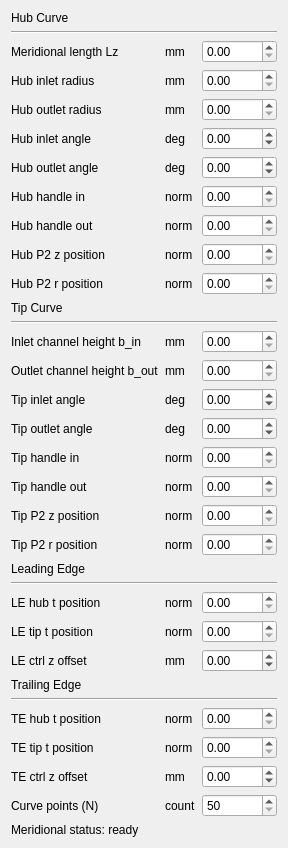
        <widget class="QWidget" name="meridionalInputsWidget">
         <layout class="QGridLayout" name="gridLayout_meridional_inputs">
          <item row="0" column="0" colspan="3">
           <widget class="QLabel" name="label_hub_section">
            <property name="text">
             <string>Hub Curve</string>
            </property>
           </widget>
          </item>
          <item row="1" column="0" colspan="3">
           <widget class="Line" name="line_hub_section">
            <property name="orientation">
             <enum>Qt::Horizontal</enum>
            </property>
           </widget>
          </item>
          <item row="2" column="0">
           <widget class="QLabel" name="label_Lz">
            <property name="text">
             <string>Meridional length Lz</string>
            </property>
           </widget>
          </item>
          <item row="2" column="1">
           <widget class="QLabel" name="label_unit_Lz">
            <property name="text">
             <string>mm</string>
            </property>
           </widget>
          </item>
          <item row="2" column="2">
           <widget class="QDoubleSpinBox" name="sb_Lz">
            <property name="decimals">
             <number>2</number>
            </property>
            <property name="maximum">
             <double>1000.000000000000000</double>
            </property>
            <property name="singleStep">
             <double>1.000000000000000</double>
            </property>
           </widget>
          </item>
          <item row="3" column="0">
           <widget class="QLabel" name="label_hub_r_in">
            <property name="text">
             <string>Hub inlet radius</string>
            </property>
           </widget>
          </item>
          <item row="3" column="1">
           <widget class="QLabel" name="label_unit_hub_r_in">
            <property name="text">
             <string>mm</string>
            </property>
           </widget>
          </item>
          <item row="3" column="2">
           <widget class="QDoubleSpinBox" name="sb_hub_r_in">
            <property name="decimals">
             <number>2</number>
            </property>
            <property name="maximum">
             <double>1000.000000000000000</double>
            </property>
            <property name="singleStep">
             <double>0.100000000000000</double>
            </property>
           </widget>
          </item>
          <item row="4" column="0">
           <widget class="QLabel" name="label_hub_r_out">
            <property name="text">
             <string>Hub outlet radius</string>
            </property>
           </widget>
          </item>
          <item row="4" column="1">
           <widget class="QLabel" name="label_unit_hub_r_out">
            <property name="text">
             <string>mm</string>
            </property>
           </widget>
          </item>
          <item row="4" column="2">
           <widget class="QDoubleSpinBox" name="sb_hub_r_out">
            <property name="decimals">
             <number>2</number>
            </property>
            <property name="maximum">
             <double>1000.000000000000000</double>
            </property>
            <property name="singleStep">
             <double>0.100000000000000</double>
            </property>
           </widget>
          </item>
          <item row="5" column="0">
           <widget class="QLabel" name="label_hub_theta_in">
            <property name="text">
             <string>Hub inlet angle</string>
            </property>
           </widget>
          </item>
          <item row="5" column="1">
           <widget class="QLabel" name="label_unit_hub_theta_in">
            <property name="text">
             <string>deg</string>
            </property>
           </widget>
          </item>
          <item row="5" column="2">
           <widget class="QDoubleSpinBox" name="sb_hub_theta_in">
            <property name="minimum">
             <double>-180.000000000000000</double>
            </property>
            <property name="maximum">
             <double>180.000000000000000</double>
            </property>
           </widget>
          </item>
          <item row="6" column="0">
           <widget class="QLabel" name="label_hub_theta_out">
            <property name="text">
             <string>Hub outlet angle</string>
            </property>
           </widget>
          </item>
          <item row="6" column="1">
           <widget class="QLabel" name="label_unit_hub_theta_out">
            <property name="text">
             <string>deg</string>
            </property>
           </widget>
          </item>
          <item row="6" column="2">
           <widget class="QDoubleSpinBox" name="sb_hub_theta_out">
            <property name="minimum">
             <double>-180.000000000000000</double>
            </property>
            <property name="maximum">
             <double>180.000000000000000</double>
            </property>
           </widget>
          </item>
          <item row="7" column="0">
           <widget class="QLabel" name="label_hub_handle_in">
            <property name="text">
             <string>Hub handle in</string>
            </property>
           </widget>
          </item>
          <item row="7" column="1">
           <widget class="QLabel" name="label_unit_hub_handle_in">
            <property name="text">
             <string>norm</string>
            </property>
           </widget>
          </item>
          <item row="7" column="2">
           <widget class="QDoubleSpinBox" name="sb_hub_handle_in">
            <property name="maximum">
             <double>1.000000000000000</double>
            </property>
            <property name="singleStep">
             <double>0.010000000000000</double>
            </property>
           </widget>
          </item>
          <item row="8" column="0">
           <widget class="QLabel" name="label_hub_handle_out">
            <property name="text">
             <string>Hub handle out</string>
            </property>
           </widget>
          </item>
          <item row="8" column="1">
           <widget class="QLabel" name="label_unit_hub_handle_out">
            <property name="text">
             <string>norm</string>
            </property>
           </widget>
          </item>
          <item row="8" column="2">
           <widget class="QDoubleSpinBox" name="sb_hub_handle_out">
            <property name="maximum">
             <double>1.000000000000000</double>
            </property>
            <property name="singleStep">
             <double>0.010000000000000</double>
            </property>
           </widget>
          </item>
          <item row="9" column="0">
           <widget class="QLabel" name="label_hub_p2_z_norm">
            <property name="text">
             <string>Hub P2 z position</string>
            </property>
           </widget>
          </item>
          <item row="9" column="1">
           <widget class="QLabel" name="label_unit_hub_p2_z_norm">
            <property name="text">
             <string>norm</string>
            </property>
           </widget>
          </item>
          <item row="9" column="2">
           <widget class="QDoubleSpinBox" name="sb_hub_p2_z_norm">
            <property name="maximum">
             <double>1.000000000000000</double>
            </property>
            <property name="singleStep">
             <double>0.010000000000000</double>
            </property>
           </widget>
          </item>
          <item row="10" column="0">
           <widget class="QLabel" name="label_hub_p2_r_norm">
            <property name="text">
             <string>Hub P2 r position</string>
            </property>
           </widget>
          </item>
          <item row="10" column="1">
           <widget class="QLabel" name="label_unit_hub_p2_r_norm">
            <property name="text">
             <string>norm</string>
            </property>
           </widget>
          </item>
          <item row="10" column="2">
           <widget class="QDoubleSpinBox" name="sb_hub_p2_r_norm">
            <property name="maximum">
             <double>1.000000000000000</double>
            </property>
            <property name="singleStep">
             <double>0.010000000000000</double>
            </property>
           </widget>
          </item>
          <item row="11" column="0" colspan="3">
           <widget class="QLabel" name="label_tip_section">
            <property name="text">
             <string>Tip Curve</string>
            </property>
           </widget>
          </item>
          <item row="12" column="0" colspan="3">
           <widget class="Line" name="line_tip_section">
            <property name="orientation">
             <enum>Qt::Horizontal</enum>
            </property>
           </widget>
          </item>
          <item row="13" column="0">
           <widget class="QLabel" name="label_b_in">
            <property name="text">
             <string>Inlet channel height b_in</string>
            </property>
           </widget>
          </item>
          <item row="13" column="1">
           <widget class="QLabel" name="label_unit_b_in">
            <property name="text">
             <string>mm</string>
            </property>
           </widget>
          </item>
          <item row="13" column="2">
           <widget class="QDoubleSpinBox" name="sb_b_in">
            <property name="decimals">
             <number>2</number>
            </property>
            <property name="maximum">
             <double>1000.000000000000000</double>
            </property>
            <property name="singleStep">
             <double>0.100000000000000</double>
            </property>
           </widget>
          </item>
          <item row="14" column="0">
           <widget class="QLabel" name="label_b_out">
            <property name="text">
             <string>Outlet channel height b_out</string>
            </property>
           </widget>
          </item>
          <item row="14" column="1">
           <widget class="QLabel" name="label_unit_b_out">
            <property name="text">
             <string>mm</string>
            </property>
           </widget>
          </item>
          <item row="14" column="2">
           <widget class="QDoubleSpinBox" name="sb_b_out">
            <property name="decimals">
             <number>2</number>
            </property>
            <property name="maximum">
             <double>1000.000000000000000</double>
            </property>
            <property name="singleStep">
             <double>0.100000000000000</double>
            </property>
           </widget>
          </item>
          <item row="15" column="0">
           <widget class="QLabel" name="label_tip_theta_in">
            <property name="text">
             <string>Tip inlet angle</string>
            </property>
           </widget>
          </item>
          <item row="15" column="1">
           <widget class="QLabel" name="label_unit_tip_theta_in">
            <property name="text">
             <string>deg</string>
            </property>
           </widget>
          </item>
          <item row="15" column="2">
           <widget class="QDoubleSpinBox" name="sb_tip_theta_in">
            <property name="minimum">
             <double>-180.000000000000000</double>
            </property>
            <property name="maximum">
             <double>180.000000000000000</double>
            </property>
           </widget>
          </item>
          <item row="16" column="0">
           <widget class="QLabel" name="label_tip_theta_out">
            <property name="text">
             <string>Tip outlet angle</string>
            </property>
           </widget>
          </item>
          <item row="16" column="1">
           <widget class="QLabel" name="label_unit_tip_theta_out">
            <property name="text">
             <string>deg</string>
            </property>
           </widget>
          </item>
          <item row="16" column="2">
           <widget class="QDoubleSpinBox" name="sb_tip_theta_out">
            <property name="minimum">
             <double>-180.000000000000000</double>
            </property>
            <property name="maximum">
             <double>180.000000000000000</double>
            </property>
           </widget>
          </item>
          <item row="17" column="0">
           <widget class="QLabel" name="label_tip_handle_in">
            <property name="text">
             <string>Tip handle in</string>
            </property>
           </widget>
          </item>
          <item row="17" column="1">
           <widget class="QLabel" name="label_unit_tip_handle_in">
            <property name="text">
             <string>norm</string>
            </property>
           </widget>
          </item>
          <item row="17" column="2">
           <widget class="QDoubleSpinBox" name="sb_tip_handle_in">
            <property name="maximum">
             <double>1.000000000000000</double>
            </property>
            <property name="singleStep">
             <double>0.010000000000000</double>
            </property>
           </widget>
          </item>
          <item row="18" column="0">
           <widget class="QLabel" name="label_tip_handle_out">
            <property name="text">
             <string>Tip handle out</string>
            </property>
           </widget>
          </item>
          <item row="18" column="1">
           <widget class="QLabel" name="label_unit_tip_handle_out">
            <property name="text">
             <string>norm</string>
            </property>
           </widget>
          </item>
          <item row="18" column="2">
           <widget class="QDoubleSpinBox" name="sb_tip_handle_out">
            <property name="maximum">
             <double>1.000000000000000</double>
            </property>
            <property name="singleStep">
             <double>0.010000000000000</double>
            </property>
           </widget>
          </item>
          <item row="19" column="0">
           <widget class="QLabel" name="label_tip_p2_z_norm">
            <property name="text">
             <string>Tip P2 z position</string>
            </property>
           </widget>
          </item>
          <item row="19" column="1">
           <widget class="QLabel" name="label_unit_tip_p2_z_norm">
            <property name="text">
             <string>norm</string>
            </property>
           </widget>
          </item>
          <item row="19" column="2">
           <widget class="QDoubleSpinBox" name="sb_tip_p2_z_norm">
            <property name="maximum">
             <double>1.000000000000000</double>
            </property>
            <property name="singleStep">
             <double>0.010000000000000</double>
            </property>
           </widget>
          </item>
          <item row="20" column="0">
           <widget class="QLabel" name="label_tip_p2_r_norm">
            <property name="text">
             <string>Tip P2 r position</string>
            </property>
           </widget>
          </item>
          <item row="20" column="1">
           <widget class="QLabel" name="label_unit_tip_p2_r_norm">
            <property name="text">
             <string>norm</string>
            </property>
           </widget>
          </item>
          <item row="20" column="2">
           <widget class="QDoubleSpinBox" name="sb_tip_p2_r_norm">
            <property name="maximum">
             <double>1.000000000000000</double>
            </property>
            <property name="singleStep">
             <double>0.010000000000000</double>
            </property>
           </widget>
          </item>
          <item row="21" column="0" colspan="3">
           <widget class="QLabel" name="label_le_section">
            <property name="text">
             <string>Leading Edge</string>
            </property>
           </widget>
          </item>
          <item row="22" column="0" colspan="3">
           <widget class="Line" name="line_le_section">
            <property name="orientation">
             <enum>Qt::Horizontal</enum>
            </property>
           </widget>
          </item>
          <item row="23" column="0">
           <widget class="QLabel" name="label_le_hub_t_norm">
            <property name="text">
             <string>LE hub t position</string>
            </property>
           </widget>
          </item>
          <item row="23" column="1">
           <widget class="QLabel" name="label_unit_le_hub_t_norm">
            <property name="text">
             <string>norm</string>
            </property>
           </widget>
          </item>
          <item row="23" column="2">
           <widget class="QDoubleSpinBox" name="sb_le_hub_t_norm">
            <property name="maximum">
             <double>1.000000000000000</double>
            </property>
            <property name="singleStep">
             <double>0.010000000000000</double>
            </property>
           </widget>
          </item>
          <item row="24" column="0">
           <widget class="QLabel" name="label_le_tip_t_norm">
            <property name="text">
             <string>LE tip t position</string>
            </property>
           </widget>
          </item>
          <item row="24" column="1">
           <widget class="QLabel" name="label_unit_le_tip_t_norm">
            <property name="text">
             <string>norm</string>
            </property>
           </widget>
          </item>
          <item row="24" column="2">
           <widget class="QDoubleSpinBox" name="sb_le_tip_t_norm">
            <property name="maximum">
             <double>1.000000000000000</double>
            </property>
            <property name="singleStep">
             <double>0.010000000000000</double>
            </property>
           </widget>
          </item>
          <item row="25" column="0">
           <widget class="QLabel" name="label_le_ctrl_z_offset">
            <property name="text">
             <string>LE ctrl z offset</string>
            </property>
           </widget>
          </item>
          <item row="25" column="1">
           <widget class="QLabel" name="label_unit_le_ctrl_z_offset">
            <property name="text">
             <string>mm</string>
            </property>
           </widget>
          </item>
          <item row="25" column="2">
           <widget class="QDoubleSpinBox" name="sb_le_ctrl_z_offset">
            <property name="decimals">
             <number>2</number>
            </property>
            <property name="minimum">
             <double>-1000.000000000000000</double>
            </property>
            <property name="maximum">
             <double>1000.000000000000000</double>
            </property>
           </widget>
          </item>
          <item row="26" column="0" colspan="3">
           <widget class="QLabel" name="label_te_section">
            <property name="text">
             <string>Trailing Edge</string>
            </property>
           </widget>
          </item>
          <item row="27" column="0" colspan="3">
           <widget class="Line" name="line_te_section">
            <property name="orientation">
             <enum>Qt::Horizontal</enum>
            </property>
           </widget>
          </item>
          <item row="28" column="0">
           <widget class="QLabel" name="label_te_hub_t_norm">
            <property name="text">
             <string>TE hub t position</string>
            </property>
           </widget>
          </item>
          <item row="28" column="1">
           <widget class="QLabel" name="label_unit_te_hub_t_norm">
            <property name="text">
             <string>norm</string>
            </property>
           </widget>
          </item>
          <item row="28" column="2">
           <widget class="QDoubleSpinBox" name="sb_te_hub_t_norm">
            <property name="maximum">
             <double>1.000000000000000</double>
            </property>
            <property name="singleStep">
             <double>0.010000000000000</double>
            </property>
           </widget>
          </item>
          <item row="29" column="0">
           <widget class="QLabel" name="label_te_tip_t_norm">
            <property name="text">
             <string>TE tip t position</string>
            </property>
           </widget>
          </item>
          <item row="29" column="1">
           <widget class="QLabel" name="label_unit_te_tip_t_norm">
            <property name="text">
             <string>norm</string>
            </property>
           </widget>
          </item>
          <item row="29" column="2">
           <widget class="QDoubleSpinBox" name="sb_te_tip_t_norm">
            <property name="maximum">
             <double>1.000000000000000</double>
            </property>
            <property name="singleStep">
             <double>0.010000000000000</double>
            </property>
           </widget>
          </item>
          <item row="30" column="0">
           <widget class="QLabel" name="label_te_ctrl_z_offset">
            <property name="text">
             <string>TE ctrl z offset</string>
            </property>
           </widget>
          </item>
          <item row="30" column="1">
           <widget class="QLabel" name="label_unit_te_ctrl_z_offset">
            <property name="text">
             <string>mm</string>
            </property>
           </widget>
          </item>
          <item row="30" column="2">
           <widget class="QDoubleSpinBox" name="sb_te_ctrl_z_offset">
            <property name="decimals">
             <number>2</number>
            </property>
            <property name="minimum">
             <double>-1000.000000000000000</double>
            </property>
            <property name="maximum">
             <double>1000.000000000000000</double>
            </property>
           </widget>
          </item>
          <item row="31" column="0">
           <widget class="QLabel" name="label_n_curve_points">
            <property name="text">
             <string>Curve points (N)</string>
            </property>
           </widget>
          </item>
          <item row="31" column="1">
           <widget class="QLabel" name="label_unit_n_curve_points">
            <property name="text">
             <string>count</string>
            </property>
           </widget>
          </item>
          <item row="31" column="2">
           <widget class="QSpinBox" name="sb_n_curve_points">
            <property name="minimum">
             <number>50</number>
            </property>
            <property name="maximum">
             <number>2000</number>
            </property>
            <property name="singleStep">
             <number>10</number>
            </property>
           </widget>
          </item>
          <item row="32" column="0" colspan="3">
           <widget class="QLabel" name="meridionalStatusLabel">
            <property name="text">
             <string>Meridional status: ready</string>
            </property>
           </widget>
          </item>
         </layout>
        </widget>
